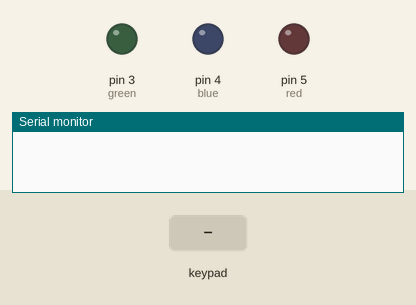
Recording of a program running on a simulated Arduino Uno, built with avr-gcc and run on an emulated ATmega328P. Shown: output pins drawn as LEDs (lit = HIGH), the last lines printed to the serial monitor. Dashed ring = blinking. The inputs (shaded band) are chosen by the test bench.

Above: at 1.2 s.
1.3 s: key '*' pressed
At 2.1 s:
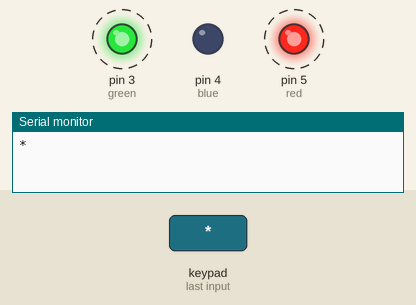
4.3 s: keypad keys 2 0 1 0 * pressed 0.4 s apart
At 5.2 s:
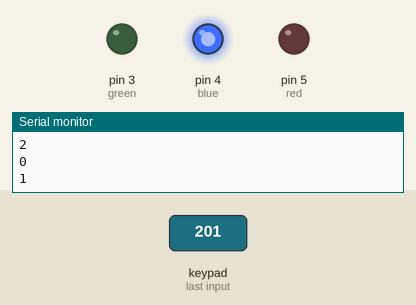
7.8 s: key '#' pressed
At 8.8 s:
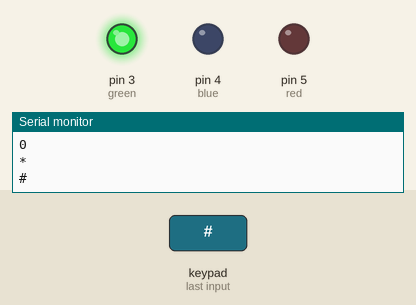
Timing chart, 0 to 39.4 s (numbered marks = the images above; inputs shaded):
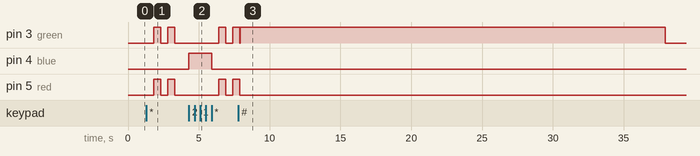

The program:

main.cpp
```cpp
#include <Arduino.h>
#include <Keypad.h>
#include <string.h>

# define red 5
# define green 3
# define blue 4

char mapatecla[4][4] = {
  {'1','2','3','A'},
  {'4','5','6','B'},
  {'7','8','9','C'},
  {'*','0','#','D'},

};

String senha= "2010";
String digitada;
byte pinos_linas[4] = {13,12,11,10};
byte pinos_colunas[4] = {9,8,7,6} ;

Keypad teclado = Keypad(makeKeymap(mapatecla),pinos_linas,pinos_colunas,4,4);

bool verificasenha(String sa, String sd ) {
  bool result = false;
  if (sa.compareTo(sd)) {
    result = true;
  }
  return result;
}

void leds( int state){ //0 - aguardando / 1 - digitando/ 2 - negado/ 3-aceito
  if (state==0) {
    digitalWrite(red,LOW);
    digitalWrite(blue,LOW);
    digitalWrite(green,LOW);
  } else if(state ==1) {
    digitalWrite(red,LOW);
    digitalWrite(blue,HIGH);
    digitalWrite(green,LOW);
  } else if(state ==2) {
    digitalWrite(red,HIGH);
    digitalWrite(blue,LOW);
    digitalWrite(green,LOW);
  }else if(state ==3) {
    digitalWrite(red,LOW);
    digitalWrite(blue,LOW);
    digitalWrite(green,HIGH);
  }


}

void setup() {
  // put your setup code here, to run once:
  for(int i =6; i<14; i++) {
    pinMode(i,INPUT);
  }
  pinMode(red,OUTPUT);
  pinMode(green,OUTPUT);
  pinMode(blue,OUTPUT);

  Serial.begin(9600);

}
int state = 0;
void loop() {


  char letra = teclado.getKey();
  if (letra != NO_KEY) {
    Serial.println(letra);
    if (letra =='#'){
      if(verificasenha(senha,digitada)){
        state = 3;
        leds(state);
        delay(30000);
        state = 0;
        leds(state);
      } else {
        state = 2;
        leds(state);
        delay(30000);
        state = 0;
        leds(state);
      }
      digitada ="";
    }else if(letra =='*') {
      digitada = "";
      digitalWrite(blue,LOW);
      digitalWrite(red,LOW);
      digitalWrite(green,LOW);
      delay(500);
      digitalWrite(green,HIGH);
      digitalWrite(red,HIGH);
      delay(500);
      digitalWrite(red,LOW);
      digitalWrite(green,LOW);
      delay(500);
      digitalWrite(green,HIGH);
      digitalWrite(red,HIGH);
      delay(500);

      state =0;
      leds(state);

    }else{
      digitada +=letra;
      state = 1;
    }
    leds(state);

  }

}
```

Measured:
- after the input at 1.3 s, pin 3 (green), pin 5 (red): alternates HIGH for 0.50 s and LOW for 0.50 s, starting after 0.50 s
- after the input at 4.3 s, pin 3 (green), pin 5 (red): LOW → HIGH after 2.1 s, → LOW 0.50 s later, → HIGH 0.50 s later; pin 4 (blue): LOW → HIGH at once, → LOW 1.6 s later
